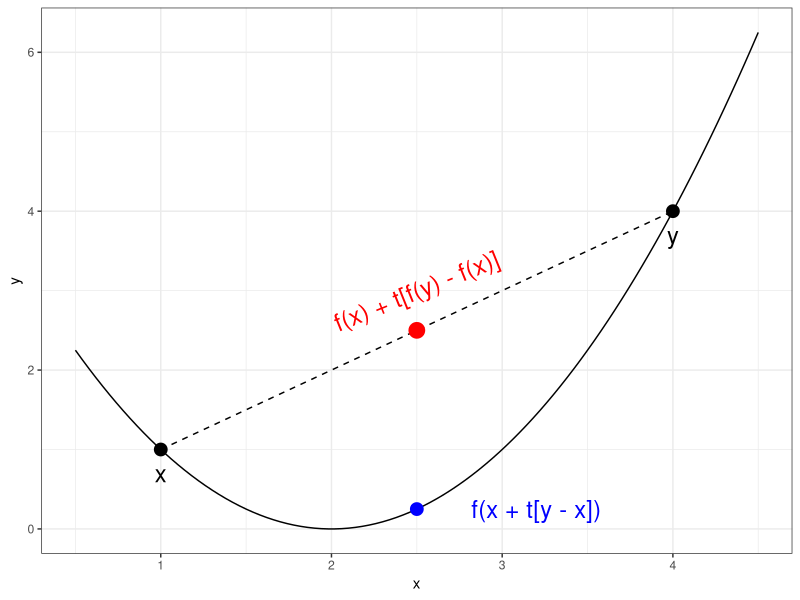
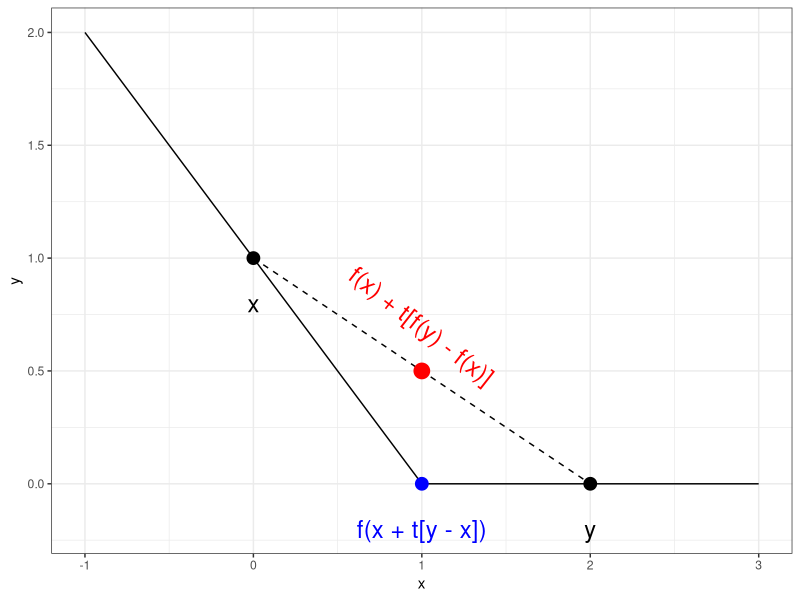
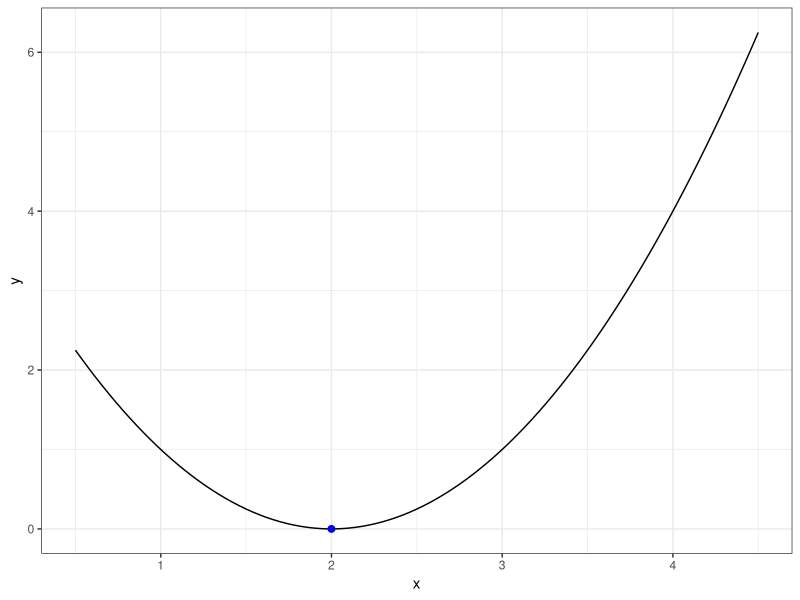
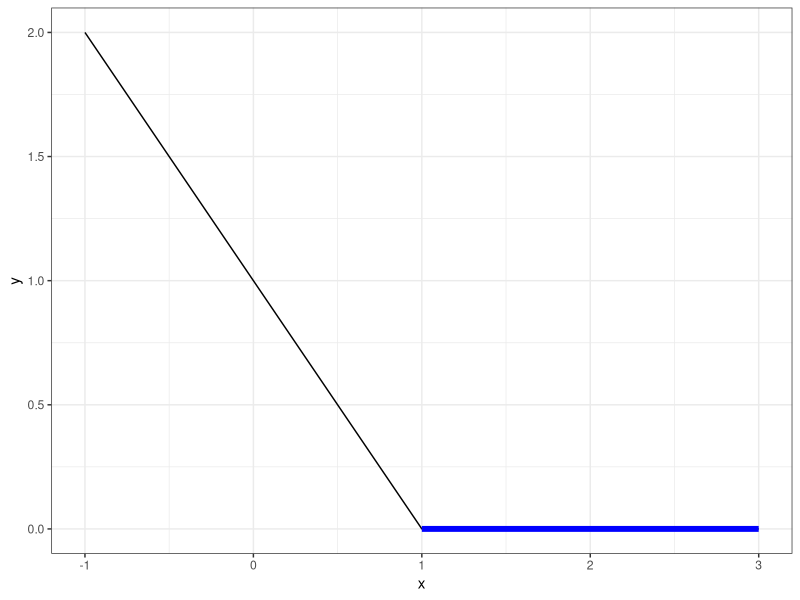
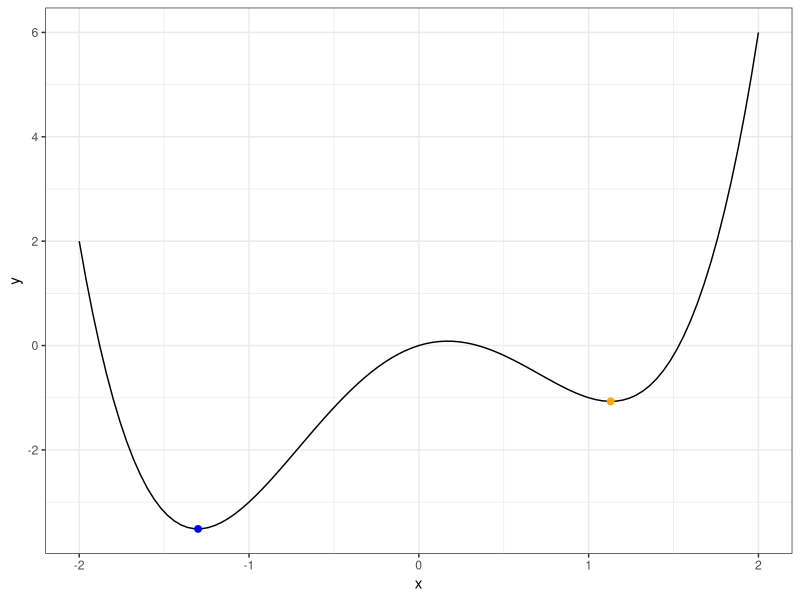
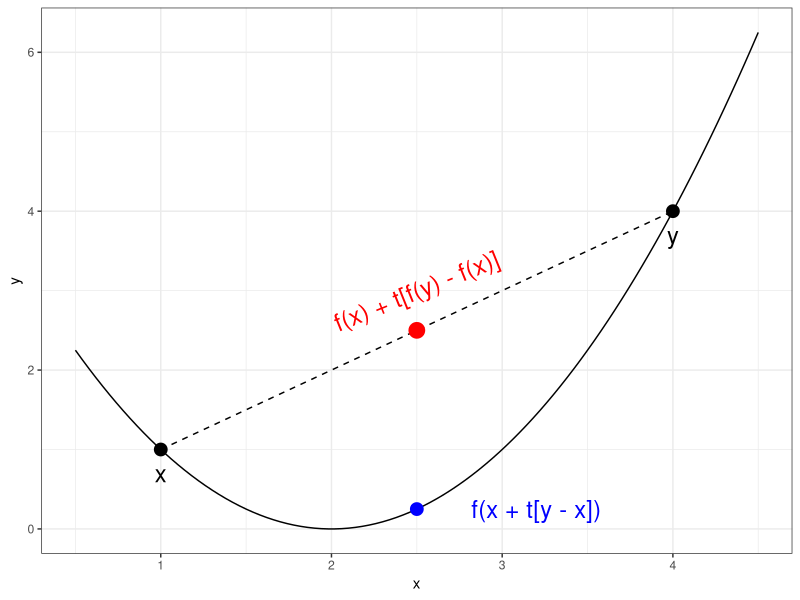
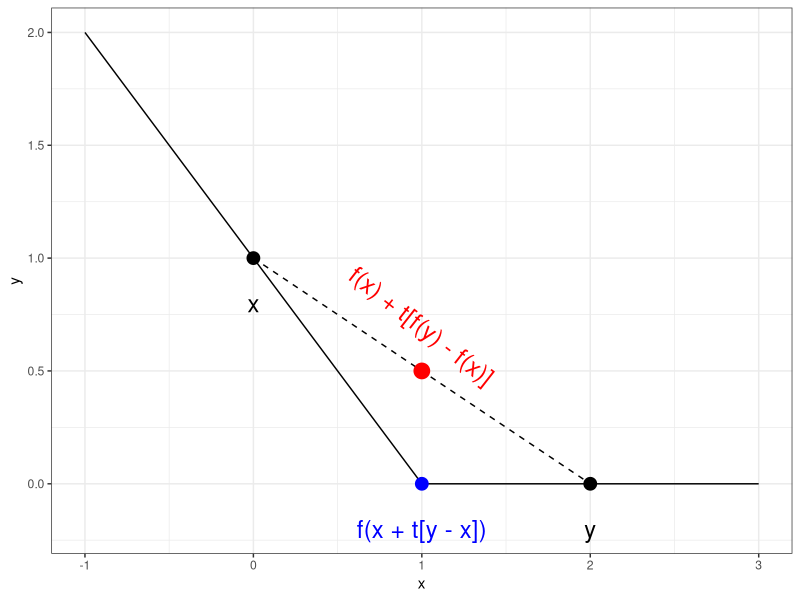
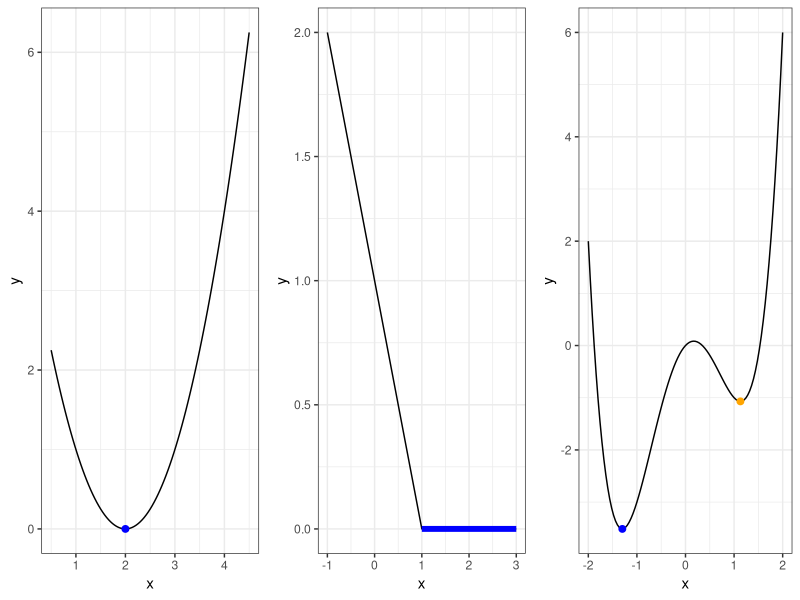

Write the R code that produced these figures, in order.
library(ggplot2)
library(gridExtra)

theme_set(theme_bw())

f1 = function(x) x^2 - 4 * x + 4
f2 = function(x) ifelse(x > 1, 0, 1 - x)
f3 = function(x) x^4 - 3 * x^2 + x

p = ggplot(data = data.frame(x = 0), mapping = aes(x = x)) + stat_function(fun = f1) + xlim(c(0.5, 4.5))
p = p + geom_point(aes(x = 1, y = 1), size = 4) + geom_text(aes(x = 1, y = 0.7), label = "x", size = 6)
p = p + geom_point(aes(x = 4, y = 4), size = 4) + geom_text(aes(x = 4, y = 3.7), label = "y", size = 6)
p = p + geom_segment(aes(x = 1, y = 1, xend = 4, yend = 4), lty = 2) + geom_text(x = 2.5, y = 3, label = "f(x) + t[f(y) - f(x)]", color = "red", angle = 22, size = 6) + geom_point(aes(x = 2.5, y = 2.5), size = 5, color = "red")
p = p + geom_point(aes(x = 2.5, y = 0.25), color = "blue", size = 4) + geom_text(x = 3.2, y = 0.25, label = "f(x + t[y - x])", color = "blue", size = 6) + theme_bw()
p

ggsave("figure_man/convexity_1.pdf", p, width = 6, height = 4)



p = ggplot(data = data.frame(x = 0), mapping = aes(x = x)) + stat_function(fun = f2) + xlim(c(-1, 3))
p = p + geom_point(aes(x = 0, y = 1), size = 4) + geom_text(aes(x = 0, y = 0.8), label = "x", size = 6)
p = p + geom_point(aes(x = 2, y = 0), size = 4) + geom_text(aes(x = 2, y = - 0.2), label = "y", size = 6)
p = p + geom_segment(aes(x = 0, y = 1, xend = 2, yend = 0), lty = 2) + geom_text(x = 1, y = 0.7, label = "f(x) + t[f(y) - f(x)]", color = "red", angle = - 38, size = 6) + geom_point(aes(x = 1, y = 0.5), size = 5, color = "red")
p = p + geom_point(aes(x = 1, y = 0), color = "blue", size = 4) + geom_text(x = 1, y = -0.2, label = "f(x + t[y - x])", color = "blue", size = 6) + theme_bw()
p

ggsave("figure_man/convexity_2.pdf", p, width = 6, height = 4)


p1 = ggplot(data = data.frame(x = 0), mapping = aes(x = x)) + stat_function(fun = f1) + xlim(c(0.5, 4.5))
p1 = p1 + geom_point(data = data.frame(x = 2, y = 0), aes(x = x, y = y), colour = "blue", size = 2)
p1

p2 = ggplot(data = data.frame(x = 0), mapping = aes(x = x)) + stat_function(fun = f2) + xlim(c(-1, 3))
p2 = p2 + geom_segment(data = data.frame(x = 1, xend = 3, y = 0, yend = 0), aes(x = x, xend = xend, y = y, yend = yend), colour = "blue", size = 2)
p2

p3 = ggplot(data = data.frame(x = 0), mapping = aes(x = x)) + stat_function(fun = f3) + xlim(c(-2, 2))
p3 = p3 + geom_point(data = data.frame(x = -1.3, y = f3(-1.3)), aes(x = x, y = y), colour = "blue", size = 2)
p3 = p3 + geom_point(data = data.frame(x = 1.13, y = f3(1.13)), aes(x = x, y = y), colour = "orange", size = 2)
p3

ggsave("figure_man/convexity_3.pdf", grid.arrange(p1, p2, p3, nrow = 1), width = 12, height = 4)
